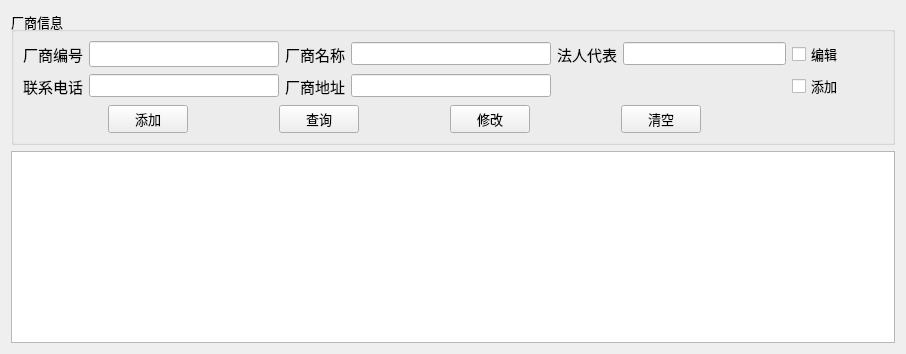
         <widget class="QWidget" name="tab_13">
          <attribute name="title">
           <string>厂商表</string>
          </attribute>
          <layout class="QGridLayout" name="gridLayout_23">
           <item row="0" column="0">
            <widget class="QGroupBox" name="groupBox_9">
             <property name="font">
              <font>
               <pointsize>10</pointsize>
              </font>
             </property>
             <property name="title">
              <string>厂商信息</string>
             </property>
             <layout class="QGridLayout" name="gridLayout_22">
              <item row="1" column="8">
               <spacer name="horizontalSpacer_110">
                <property name="orientation">
                 <enum>Qt::Horizontal</enum>
                </property>
                <property name="sizeHint" stdset="0">
                 <size>
                  <width>40</width>
                  <height>20</height>
                 </size>
                </property>
               </spacer>
              </item>
              <item row="1" column="1">
               <widget class="QLineEdit" name="let_csblxdh">
                <property name="minimumSize">
                 <size>
                  <width>190</width>
                  <height>0</height>
                 </size>
                </property>
                <property name="maximumSize">
                 <size>
                  <width>190</width>
                  <height>16777215</height>
                 </size>
                </property>
               </widget>
              </item>
              <item row="0" column="6">
               <widget class="QLineEdit" name="let_csbfrdb">
                <property name="minimumSize">
                 <size>
                  <width>163</width>
                  <height>0</height>
                 </size>
                </property>
               </widget>
              </item>
              <item row="1" column="3" colspan="2">
               <widget class="QLineEdit" name="let_csbcsdz"/>
              </item>
              <item row="0" column="0">
               <widget class="QLabel" name="label_89">
                <property name="font">
                 <font>
                  <pointsize>11</pointsize>
                  <bold>false</bold>
                 </font>
                </property>
                <property name="text">
                 <string>厂商编号</string>
                </property>
               </widget>
              </item>
              <item row="0" column="1">
               <widget class="QLineEdit" name="let_csbcsbh">
                <property name="minimumSize">
                 <size>
                  <width>190</width>
                  <height>0</height>
                 </size>
                </property>
                <property name="maximumSize">
                 <size>
                  <width>190</width>
                  <height>16777215</height>
                 </size>
                </property>
                <property name="font">
                 <font>
                  <pointsize>11</pointsize>
                 </font>
                </property>
               </widget>
              </item>
              <item row="2" column="0" colspan="7">
               <layout class="QHBoxLayout" name="horizontalLayout_11">
                <item>
                 <spacer name="horizontalSpacer_24">
                  <property name="orientation">
                   <enum>Qt::Horizontal</enum>
                  </property>
                  <property name="sizeHint" stdset="0">
                   <size>
                    <width>40</width>
                    <height>20</height>
                   </size>
                  </property>
                 </spacer>
                </item>
                <item>
                 <widget class="QPushButton" name="btn_csbtj">
                  <property name="font">
                   <font>
                    <pointsize>10</pointsize>
                   </font>
                  </property>
                  <property name="text">
                   <string>添加</string>
                  </property>
                 </widget>
                </item>
                <item>
                 <spacer name="horizontalSpacer_116">
                  <property name="orientation">
                   <enum>Qt::Horizontal</enum>
                  </property>
                  <property name="sizeHint" stdset="0">
                   <size>
                    <width>40</width>
                    <height>20</height>
                   </size>
                  </property>
                 </spacer>
                </item>
                <item>
                 <widget class="QPushButton" name="btn_csbcx">
                  <property name="text">
                   <string>查询</string>
                  </property>
                 </widget>
                </item>
                <item>
                 <spacer name="horizontalSpacer_121">
                  <property name="orientation">
                   <enum>Qt::Horizontal</enum>
                  </property>
                  <property name="sizeHint" stdset="0">
                   <size>
                    <width>40</width>
                    <height>20</height>
                   </size>
                  </property>
                 </spacer>
                </item>
                <item>
                 <widget class="QPushButton" name="btn_csbxg">
                  <property name="text">
                   <string>修改</string>
                  </property>
                 </widget>
                </item>
                <item>
                 <spacer name="horizontalSpacer_122">
                  <property name="orientation">
                   <enum>Qt::Horizontal</enum>
                  </property>
                  <property name="sizeHint" stdset="0">
                   <size>
                    <width>40</width>
                    <height>20</height>
                   </size>
                  </property>
                 </spacer>
                </item>
                <item>
                 <widget class="QPushButton" name="btn_csbclear">
                  <property name="maximumSize">
                   <size>
                    <width>165</width>
                    <height>16777215</height>
                   </size>
                  </property>
                  <property name="font">
                   <font>
                    <pointsize>10</pointsize>
                   </font>
                  </property>
                  <property name="text">
                   <string>清空</string>
                  </property>
                 </widget>
                </item>
                <item>
                 <spacer name="horizontalSpacer_36">
                  <property name="orientation">
                   <enum>Qt::Horizontal</enum>
                  </property>
                  <property name="sizeHint" stdset="0">
                   <size>
                    <width>40</width>
                    <height>20</height>
                   </size>
                  </property>
                 </spacer>
                </item>
               </layout>
              </item>
              <item row="0" column="2">
               <widget class="QLabel" name="label_86">
                <property name="font">
                 <font>
                  <pointsize>11</pointsize>
                 </font>
                </property>
                <property name="text">
                 <string>厂商名称</string>
                </property>
               </widget>
              </item>
              <item row="0" column="8">
               <spacer name="horizontalSpacer_117">
                <property name="orientation">
                 <enum>Qt::Horizontal</enum>
                </property>
                <property name="sizeHint" stdset="0">
                 <size>
                  <width>40</width>
                  <height>20</height>
                 </size>
                </property>
               </spacer>
              </item>
              <item row="1" column="0">
               <widget class="QLabel" name="label_88">
                <property name="font">
                 <font>
                  <pointsize>11</pointsize>
                 </font>
                </property>
                <property name="text">
                 <string>联系电话</string>
                </property>
               </widget>
              </item>
              <item row="1" column="2">
               <widget class="QLabel" name="label_95">
                <property name="font">
                 <font>
                  <pointsize>11</pointsize>
                 </font>
                </property>
                <property name="text">
                 <string>厂商地址</string>
                </property>
               </widget>
              </item>
              <item row="0" column="5">
               <widget class="QLabel" name="label_94">
                <property name="font">
                 <font>
                  <pointsize>11</pointsize>
                 </font>
                </property>
                <property name="text">
                 <string>法人代表</string>
                </property>
               </widget>
              </item>
              <item row="0" column="3" colspan="2">
               <widget class="QLineEdit" name="let_csbcsmc">
                <property name="minimumSize">
                 <size>
                  <width>200</width>
                  <height>0</height>
                 </size>
                </property>
               </widget>
              </item>
              <item row="0" column="7">
               <widget class="QCheckBox" name="check_csbbj">
                <property name="text">
                 <string>编辑</string>
                </property>
               </widget>
              </item>
              <item row="1" column="7">
               <widget class="QCheckBox" name="check_csbtj">
                <property name="text">
                 <string>添加</string>
                </property>
               </widget>
              </item>
             </layout>
            </widget>
           </item>
           <item row="1" column="0">
            <widget class="QTableWidget" name="tw_csb">
             <property name="font">
              <font>
               <pointsize>10</pointsize>
              </font>
             </property>
            </widget>
           </item>
          </layout>
         </widget>
